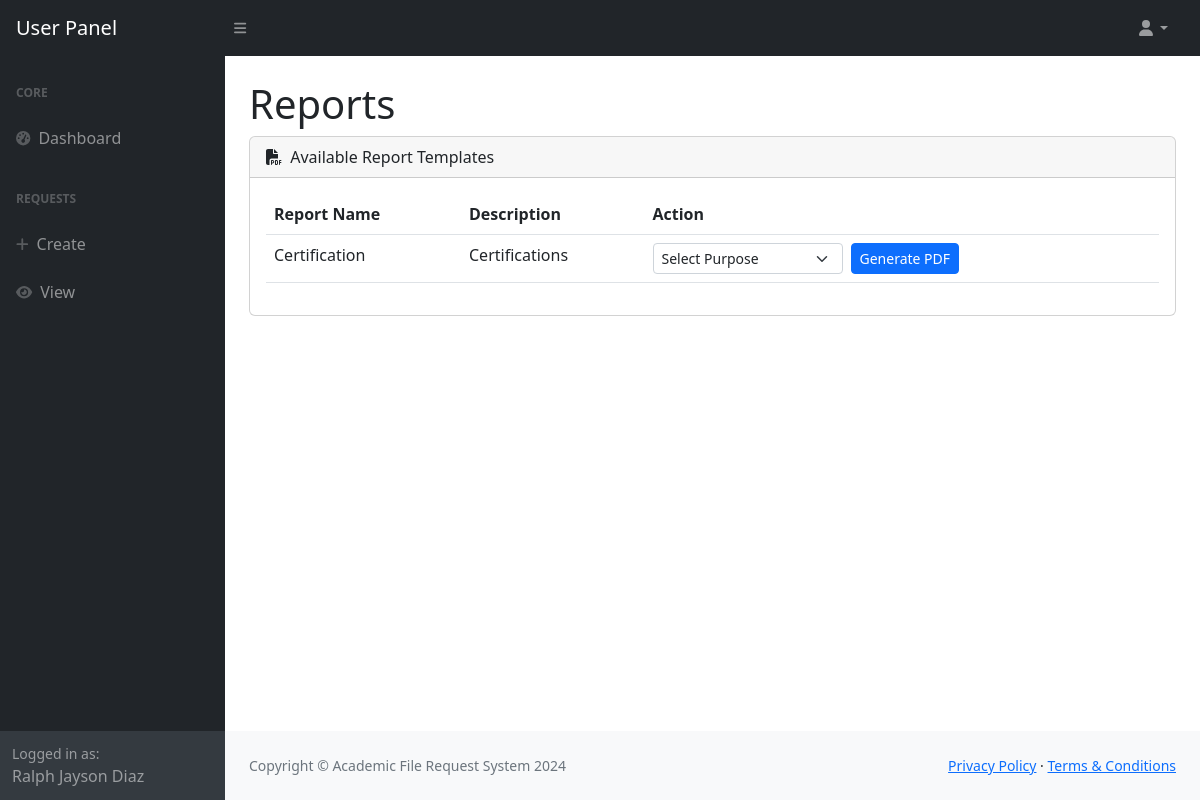
Screenshot of /user/reports/ (signed in) with the database file from the repository.
### onlinerequest/models.py (models this page shows, shortened)
class Record(models.Model):
    user_number = models.CharField(max_length=10)
    first_name = models.CharField(max_length=64)
    last_name = models.CharField(max_length=64)
    course_code = models.CharField(max_length=5)
    middle_name = models.CharField(max_length=64, default='De Guz Man')
    contact_no = models.IntegerField(default='09667614313')
    entry_year_from = models.IntegerField()
    entry_year_to = models.IntegerField()

class ReportTemplate(models.Model):
    name = models.CharField(max_length=255)
    template_file = models.FileField(upload_to='reports/templates/')
    description = models.CharField(max_length=500)
    created_at = models.DateTimeField(auto_now_add=True)

### onlinerequest/views/reports.py (the view)
# urls.py: path('', views.index),
def index(request):
    templates = ReportTemplate.objects.all()
    purposes = Purpose.objects.filter(active=True)
    return render(request, 'user/reports.html', {'templates': templates, 'purposes': purposes})

### onlinerequest/context_processors.py (called while the page is built)
def user_record(request):
    if request.user.is_authenticated:
        try:
            user_record = Record.objects.get(user_number=request.user.student_number)
            return {'user_record': user_record}
        except Record.DoesNotExist:
            return {'user_record': None}
    return {'user_record': None}

def request_forms(request):
    request_forms = Request.objects.all()
    return {'request_forms': request_forms}

def user_profile(request):
    if request.user.is_authenticated:
        try:
            profile = Profile.objects.get(user=request.user)
            return {'user_profile': profile}
        except Profile.DoesNotExist:
            return {'user_profile': None}
    return {'user_profile': None}

def user_requests(request):
    if request.user.is_authenticated:
        from onlinerequest.models import User_Request
        user_requests = User_Request.objects.filter(user=request.user)
        return {'user_requests_global': user_requests}
    return {'user_requests_global': []}

def courses(request):
    all_courses = Course.objects.all()
    return {'all_courses': all_courses}

### onlinerequest/templates/user/reports.html (shortened to what this page needs)
{% load static %}
<!DOCTYPE html>
<html lang="en">
    <head>
        {% include 'header.html' %}
    </head>
    <body class="sb-nav-fixed">
        {% include 'user/user-topnav.html' %}
        <div id="layoutSidenav">
            {% include 'user/user-sidenav.html' %}
            <div id="layoutSidenav_content">
                <main>
                    <div class="container-fluid px-4">
                        <h1 class="mt-4">Reports</h1>
                        <div class="card mb-4">
                            <div class="card-header">
                                <i class="fas fa-file-pdf me-1"></i>
                                Available Report Templates
                            </div>
                            <div class="card-body">
                                <table class="table table-hover">
                                    <thead>
                                        <tr>
                                            <th>Report Name</th>
                                            <th>Description</th>
                                            <th>Action</th>
                                        </tr>
                                    </thead>
                                    <tbody>
                                        {% for template in templates %}
                                        <tr>
                                            <td>{{ template.name }}</td>
                                            <td>{{ template.description }}</td>
                                            <td>
                                                <div class="d-flex align-items-center">
                                                    <select class="form-select form-select-sm me-2" style="width: auto;" id="purpose-{{ template.id }}">
                                                        <option value="">Select Purpose</option>
                                                    </select>
                                                    <a href="{% url 'generate_report_pdf' template.id %}"
                                                    class="btn btn-primary btn-sm"
                                                    onclick="return generatePdfWithPurpose(this, '{{ template.id }}')">
                                                        Generate PDF
                                                    </a>
                                                </div>
                                            </td>
                                        </tr>
                                        {% endfor %}
                                    </tbody>
                                </table>
                            </div>
                        </div>
                    </div>
                </main>
                <footer class="py-4 bg-light mt-auto">
                    <div class="container-fluid px-4">
                        <div class="d-flex align-items-center justify-content-between small">
                            <div class="text-muted">Copyright © Academic File Request System 2024</div>
                            <div>
                                <a href="#">Privacy Policy</a>
                                ·
                                <a href="#">Terms & Conditions</a>
                            </div>
                        </div>
                    </div>
                </footer>
            </div>
        </div>
    </body>
    </body>
</html>

### onlinerequest/templates/user/user-sidenav.html (shortened to what this page needs)
<div id="layoutSidenav_nav">
    <nav class="sb-sidenav accordion sb-sidenav-dark" id="sidenavAccordion">
        <div class="sb-sidenav-menu">
            <div class="nav">
                <div class="sb-sidenav-menu-heading">Core</div>
                <a class="nav-link" href="/user/dashboard/">
                    <div class="sb-nav-link-icon"><i class="fas fa-tachometer-alt"></i></div>
                    Dashboard
                </a>
                <div class="sb-sidenav-menu-heading">Requests</div>
                <a class="nav-link" href="/request/">
                    <div class="sb-nav-link-icon"><i class="fas fa-plus"></i></div>
                    Create
                </a>
                <a class="nav-link" href="/request/user/">
                    <div class="sb-nav-link-icon"><i class="fas fa-eye"></i></div>
                    View
                </a>
            </div>
        </div>
        <div class="sb-sidenav-footer">
            <div class="small">Logged in as:</div>
            {{ user_record.first_name|default:'Username' }} {{ user_record.last_name|default:'' }}
        </div>
    </nav>
</div>

### rows the page displays
Record: first_name "Ralph Jayson", last_name "Diaz"
ReportTemplate: name "Certification", description "Certifications"
